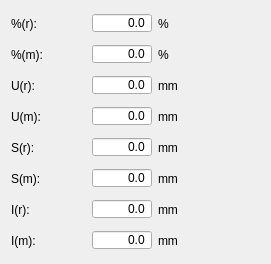
          <widget class="QWidget" name="layoutWidget18">
           <property name="geometry">
            <rect>
             <x>22</x>
             <y>240</y>
             <width>271</width>
             <height>244</height>
            </rect>
           </property>
           <layout class="QGridLayout" name="gridLayout_16">
            <item row="0" column="1">
             <widget class="QDoubleSpinBox" name="ValueARef">
              <property name="sizePolicy">
               <sizepolicy hsizetype="Fixed" vsizetype="Fixed">
                <horstretch>0</horstretch>
                <verstretch>0</verstretch>
               </sizepolicy>
              </property>
              <property name="minimumSize">
               <size>
                <width>60</width>
                <height>20</height>
               </size>
              </property>
              <property name="maximumSize">
               <size>
                <width>60</width>
                <height>20</height>
               </size>
              </property>
              <property name="alignment">
               <set>Qt::AlignRight|Qt::AlignTrailing|Qt::AlignVCenter</set>
              </property>
              <property name="buttonSymbols">
               <enum>QAbstractSpinBox::NoButtons</enum>
              </property>
              <property name="decimals">
               <number>1</number>
              </property>
              <property name="minimum">
               <double>-10000.000000000000000</double>
              </property>
              <property name="maximum">
               <double>10000.000000000000000</double>
              </property>
             </widget>
            </item>
            <item row="0" column="2">
             <widget class="QLabel" name="LabelCursorUnit1">
              <property name="text">
               <string>%</string>
              </property>
             </widget>
            </item>
            <item row="1" column="0">
             <widget class="QLabel" name="label_199">
              <property name="sizePolicy">
               <sizepolicy hsizetype="Fixed" vsizetype="Fixed">
                <horstretch>0</horstretch>
                <verstretch>0</verstretch>
               </sizepolicy>
              </property>
              <property name="minimumSize">
               <size>
                <width>75</width>
                <height>25</height>
               </size>
              </property>
              <property name="text">
               <string>%(m):</string>
              </property>
             </widget>
            </item>
            <item row="1" column="1">
             <widget class="QDoubleSpinBox" name="ValueAMes">
              <property name="sizePolicy">
               <sizepolicy hsizetype="Fixed" vsizetype="Fixed">
                <horstretch>0</horstretch>
                <verstretch>0</verstretch>
               </sizepolicy>
              </property>
              <property name="minimumSize">
               <size>
                <width>60</width>
                <height>20</height>
               </size>
              </property>
              <property name="maximumSize">
               <size>
                <width>60</width>
                <height>20</height>
               </size>
              </property>
              <property name="alignment">
               <set>Qt::AlignRight|Qt::AlignTrailing|Qt::AlignVCenter</set>
              </property>
              <property name="buttonSymbols">
               <enum>QAbstractSpinBox::NoButtons</enum>
              </property>
              <property name="decimals">
               <number>1</number>
              </property>
              <property name="minimum">
               <double>-10000.000000000000000</double>
              </property>
              <property name="maximum">
               <double>10000.000000000000000</double>
              </property>
             </widget>
            </item>
            <item row="1" column="2">
             <widget class="QLabel" name="LabelCursorUnit2">
              <property name="text">
               <string>%</string>
              </property>
             </widget>
            </item>
            <item row="2" column="0">
             <widget class="QLabel" name="label_201">
              <property name="sizePolicy">
               <sizepolicy hsizetype="Fixed" vsizetype="Fixed">
                <horstretch>0</horstretch>
                <verstretch>0</verstretch>
               </sizepolicy>
              </property>
              <property name="minimumSize">
               <size>
                <width>75</width>
                <height>25</height>
               </size>
              </property>
              <property name="text">
               <string>U(r):</string>
              </property>
             </widget>
            </item>
            <item row="2" column="1">
             <widget class="QDoubleSpinBox" name="ValueURef">
              <property name="sizePolicy">
               <sizepolicy hsizetype="Fixed" vsizetype="Fixed">
                <horstretch>0</horstretch>
                <verstretch>0</verstretch>
               </sizepolicy>
              </property>
              <property name="minimumSize">
               <size>
                <width>60</width>
                <height>20</height>
               </size>
              </property>
              <property name="maximumSize">
               <size>
                <width>60</width>
                <height>20</height>
               </size>
              </property>
              <property name="alignment">
               <set>Qt::AlignRight|Qt::AlignTrailing|Qt::AlignVCenter</set>
              </property>
              <property name="buttonSymbols">
               <enum>QAbstractSpinBox::NoButtons</enum>
              </property>
              <property name="decimals">
               <number>1</number>
              </property>
              <property name="minimum">
               <double>-10000.000000000000000</double>
              </property>
              <property name="maximum">
               <double>10000.000000000000000</double>
              </property>
              <property name="singleStep">
               <double>0.100000000000000</double>
              </property>
             </widget>
            </item>
            <item row="2" column="2">
             <widget class="QLabel" name="LabelCursorUnit3">
              <property name="text">
               <string>mm</string>
              </property>
             </widget>
            </item>
            <item row="3" column="0">
             <widget class="QLabel" name="label_203">
              <property name="sizePolicy">
               <sizepolicy hsizetype="Fixed" vsizetype="Fixed">
                <horstretch>0</horstretch>
                <verstretch>0</verstretch>
               </sizepolicy>
              </property>
              <property name="minimumSize">
               <size>
                <width>75</width>
                <height>25</height>
               </size>
              </property>
              <property name="text">
               <string>U(m):</string>
              </property>
             </widget>
            </item>
            <item row="3" column="1">
             <widget class="QDoubleSpinBox" name="ValueUMes">
              <property name="sizePolicy">
               <sizepolicy hsizetype="Fixed" vsizetype="Fixed">
                <horstretch>0</horstretch>
                <verstretch>0</verstretch>
               </sizepolicy>
              </property>
              <property name="minimumSize">
               <size>
                <width>60</width>
                <height>20</height>
               </size>
              </property>
              <property name="maximumSize">
               <size>
                <width>60</width>
                <height>20</height>
               </size>
              </property>
              <property name="alignment">
               <set>Qt::AlignRight|Qt::AlignTrailing|Qt::AlignVCenter</set>
              </property>
              <property name="buttonSymbols">
               <enum>QAbstractSpinBox::NoButtons</enum>
              </property>
              <property name="decimals">
               <number>1</number>
              </property>
              <property name="minimum">
               <double>-10000.000000000000000</double>
              </property>
              <property name="maximum">
               <double>10000.000000000000000</double>
              </property>
              <property name="singleStep">
               <double>0.100000000000000</double>
              </property>
             </widget>
            </item>
            <item row="3" column="2">
             <widget class="QLabel" name="LabelCursorUnit4">
              <property name="text">
               <string>mm</string>
              </property>
             </widget>
            </item>
            <item row="4" column="0">
             <widget class="QLabel" name="label_205">
              <property name="sizePolicy">
               <sizepolicy hsizetype="Fixed" vsizetype="Fixed">
                <horstretch>0</horstretch>
                <verstretch>0</verstretch>
               </sizepolicy>
              </property>
              <property name="minimumSize">
               <size>
                <width>75</width>
                <height>25</height>
               </size>
              </property>
              <property name="text">
               <string>S(r):</string>
              </property>
             </widget>
            </item>
            <item row="4" column="1">
             <widget class="QDoubleSpinBox" name="ValueSRef">
              <property name="sizePolicy">
               <sizepolicy hsizetype="Fixed" vsizetype="Fixed">
                <horstretch>0</horstretch>
                <verstretch>0</verstretch>
               </sizepolicy>
              </property>
              <property name="minimumSize">
               <size>
                <width>60</width>
                <height>20</height>
               </size>
              </property>
              <property name="maximumSize">
               <size>
                <width>60</width>
                <height>20</height>
               </size>
              </property>
              <property name="alignment">
               <set>Qt::AlignRight|Qt::AlignTrailing|Qt::AlignVCenter</set>
              </property>
              <property name="buttonSymbols">
               <enum>QAbstractSpinBox::NoButtons</enum>
              </property>
              <property name="decimals">
               <number>1</number>
              </property>
              <property name="minimum">
               <double>-10000.000000000000000</double>
              </property>
              <property name="maximum">
               <double>10000.000000000000000</double>
              </property>
             </widget>
            </item>
            <item row="4" column="2">
             <widget class="QLabel" name="LabelCursorUnit5">
              <property name="text">
               <string>mm</string>
              </property>
             </widget>
            </item>
            <item row="5" column="0">
             <widget class="QLabel" name="label_207">
              <property name="sizePolicy">
               <sizepolicy hsizetype="Fixed" vsizetype="Fixed">
                <horstretch>0</horstretch>
                <verstretch>0</verstretch>
               </sizepolicy>
              </property>
              <property name="minimumSize">
               <size>
                <width>75</width>
                <height>25</height>
               </size>
              </property>
              <property name="text">
               <string>S(m):</string>
              </property>
             </widget>
            </item>
            <item row="5" column="1">
             <widget class="QDoubleSpinBox" name="ValueSMes">
              <property name="sizePolicy">
               <sizepolicy hsizetype="Fixed" vsizetype="Fixed">
                <horstretch>0</horstretch>
                <verstretch>0</verstretch>
               </sizepolicy>
              </property>
              <property name="minimumSize">
               <size>
                <width>60</width>
                <height>20</height>
               </size>
              </property>
              <property name="maximumSize">
               <size>
                <width>60</width>
                <height>20</height>
               </size>
              </property>
              <property name="alignment">
               <set>Qt::AlignRight|Qt::AlignTrailing|Qt::AlignVCenter</set>
              </property>
              <property name="buttonSymbols">
               <enum>QAbstractSpinBox::NoButtons</enum>
              </property>
              <property name="decimals">
               <number>1</number>
              </property>
              <property name="minimum">
               <double>-10000.000000000000000</double>
              </property>
              <property name="maximum">
               <double>10000.000000000000000</double>
              </property>
             </widget>
            </item>
            <item row="5" column="2">
             <widget class="QLabel" name="LabelCursorUnit6">
              <property name="text">
               <string>mm</string>
              </property>
             </widget>
            </item>
            <item row="6" column="0">
             <widget class="QLabel" name="label_209">
              <property name="sizePolicy">
               <sizepolicy hsizetype="Fixed" vsizetype="Fixed">
                <horstretch>0</horstretch>
                <verstretch>0</verstretch>
               </sizepolicy>
              </property>
              <property name="minimumSize">
               <size>
                <width>75</width>
                <height>25</height>
               </size>
              </property>
              <property name="text">
               <string>I(r):</string>
              </property>
             </widget>
            </item>
            <item row="6" column="1">
             <widget class="QDoubleSpinBox" name="ValueIRef">
              <property name="sizePolicy">
               <sizepolicy hsizetype="Fixed" vsizetype="Fixed">
                <horstretch>0</horstretch>
                <verstretch>0</verstretch>
               </sizepolicy>
              </property>
              <property name="minimumSize">
               <size>
                <width>60</width>
                <height>20</height>
               </size>
              </property>
              <property name="maximumSize">
               <size>
                <width>60</width>
                <height>20</height>
               </size>
              </property>
              <property name="alignment">
               <set>Qt::AlignRight|Qt::AlignTrailing|Qt::AlignVCenter</set>
              </property>
              <property name="buttonSymbols">
               <enum>QAbstractSpinBox::NoButtons</enum>
              </property>
              <property name="decimals">
               <number>1</number>
              </property>
              <property name="minimum">
               <double>-10000.000000000000000</double>
              </property>
              <property name="maximum">
               <double>10000.000000000000000</double>
              </property>
             </widget>
            </item>
            <item row="6" column="2">
             <widget class="QLabel" name="LabelCursorUnit7">
              <property name="text">
               <string>mm</string>
              </property>
             </widget>
            </item>
            <item row="7" column="0">
             <widget class="QLabel" name="label_211">
              <property name="sizePolicy">
               <sizepolicy hsizetype="Fixed" vsizetype="Fixed">
                <horstretch>0</horstretch>
                <verstretch>0</verstretch>
               </sizepolicy>
              </property>
              <property name="minimumSize">
               <size>
                <width>75</width>
                <height>25</height>
               </size>
              </property>
              <property name="text">
               <string>I(m):</string>
              </property>
             </widget>
            </item>
            <item row="7" column="1">
             <widget class="QDoubleSpinBox" name="ValueIMes">
              <property name="sizePolicy">
               <sizepolicy hsizetype="Fixed" vsizetype="Fixed">
                <horstretch>0</horstretch>
                <verstretch>0</verstretch>
               </sizepolicy>
              </property>
              <property name="minimumSize">
               <size>
                <width>60</width>
                <height>20</height>
               </size>
              </property>
              <property name="maximumSize">
               <size>
                <width>60</width>
                <height>20</height>
               </size>
              </property>
              <property name="alignment">
               <set>Qt::AlignRight|Qt::AlignTrailing|Qt::AlignVCenter</set>
              </property>
              <property name="buttonSymbols">
               <enum>QAbstractSpinBox::NoButtons</enum>
              </property>
              <property name="decimals">
               <number>1</number>
              </property>
              <property name="minimum">
               <double>-10000.000000000000000</double>
              </property>
              <property name="maximum">
               <double>10000.000000000000000</double>
              </property>
             </widget>
            </item>
            <item row="7" column="2">
             <widget class="QLabel" name="LabelCursorUnit8">
              <property name="text">
               <string>mm</string>
              </property>
             </widget>
            </item>
            <item row="0" column="0">
             <widget class="QLabel" name="label_197">
              <property name="sizePolicy">
               <sizepolicy hsizetype="Fixed" vsizetype="Fixed">
                <horstretch>0</horstretch>
                <verstretch>0</verstretch>
               </sizepolicy>
              </property>
              <property name="minimumSize">
               <size>
                <width>75</width>
                <height>25</height>
               </size>
              </property>
              <property name="text">
               <string>%(r):</string>
              </property>
             </widget>
            </item>
           </layout>
          </widget>
